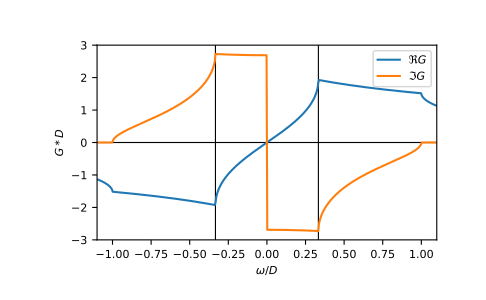

Here is the Python script that generated this plot:
ww = np.linspace(-1.1, 1.1, num=500)
gf_ww = np.array([gt.lattice.sc.gf_z_mp(wi) for wi in ww])

import matplotlib.pyplot as plt
_ = plt.axhline(0, color="black", linewidth=0.8)
_ = plt.axvline(-1/3, color="black", linewidth=0.8)
_ = plt.axvline(+1/3, color="black", linewidth=0.8)
_ = plt.plot(ww.real, gf_ww.astype(complex).real, label=r"$\Re G$")
_ = plt.plot(ww.real, gf_ww.astype(complex).imag, label=r"$\Im G$")
_ = plt.ylabel(r"$G*D$")
_ = plt.xlabel(r"$\omega/D$")
_ = plt.xlim(left=ww.min(), right=ww.max())
_ = plt.legend()
plt.show()
